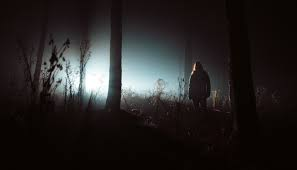
#> input picture HistogramEqualization/images.jpg, 297 x 170 px
$ python equal1.py
#> lines starting #> are read from the running program, lines starting #| are printed output that depends on the picture
import matplotlib.pyplot as plt
import numpy as np
from PIL import Image

#Load image
img = Image.open('images.jpg')
#> img is the input picture: PIL image 297x170 RGB; mean R, G, B 38.2, 35, 34.2

#Convert image to grayscale
img = img.convert('L')
#> img: PIL image 297x170 L

#Calculate histogram for grayscale picture
def HistEqualization(img):
    width, height = img.size
#> width = 297; height = 170
    histogram = [0] * 256
    for y in range(height):
        for x in range(width):
            pixel_value = img.getpixel((x,y))
            histogram[pixel_value] += 1
#> after the loop, histogram = 256 values, max 7492 at index 5, min 2 at index 0, mean 197.2

    #Calculate CDF
    cdf = [0] * 256
    cdf[0] = histogram[0]
    for i in range(1,256):
        cdf[i] = cdf[i - 1] + histogram[i] #Formula to calculate CDF
#> after the loop, cdf = 256 values from 2 to 50490

    #Normalize CDF
    cdf_min = min(cdf)
#> cdf_min = 2
    total_pixels = width * height
#> total_pixels = 50490
    cdf_normalized = [(cdf[i] - cdf_min) / (total_pixels - cdf_min) * 255 for i in range(256)]
#> cdf_normalized = 256 values from 0 to 255

    #Look up table to match old pixel value to new pixel value
    lut = [int(val) for val in cdf_normalized]
#> lut = 256 values from 0 to 255

    #Create new image
    img_eq = Image.new('L', (width, height))
#> img_eq: PIL image 297x170 L; every value is 0
    for y in range(height):
        for x in range(width):
            img_eq.putpixel((x, y), lut[img.getpixel((x, y))])
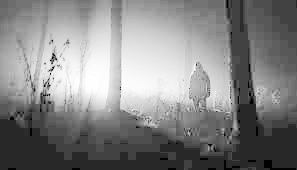
#> img_eq: PIL image 297x170 L; min 0, max 255, mean 132.5

    return img_eq

def calHist(img):
    width, height = img.size
#> width = 297; height = 170
    histogram = [0] * 256
    for y in range(height):
        for x in range(width):
            pixel_value = img.getpixel((x, y))
            histogram[pixel_value] += 1

    return histogram

img_eq = HistEqualization(img)

#Show original image
plt.figure(figsize=(12, 6))
plt.subplot(2, 2, 1)
plt.imshow(img, cmap='gray', interpolation='nearest')
plt.title('Original Image')
plt.axis('off')

#Show equalized image
plt.subplot(2, 2, 2)
plt.imshow(img_eq, cmap='gray', interpolation='nearest')
plt.title('Equalized Image')
plt.axis('off')

#Show histogram of Original Image
hist1 = calHist(img)
#> hist1 has the same summary as histogram in HistEqualization
plt.subplot(2, 2, 3)
plt.bar(range(256), hist1, color ='gray')
plt.title('Grayscale Histogram of Original image')
plt.xlabel('Pixel value')
plt.ylabel('Frequency')


#Show histogram of Equalized Image
hist2 = calHist(img_eq)
#> hist2 = 256 values, max 7492 at index 40, min 0 at index 1, mean 197.2
plt.subplot(2, 2, 4)
plt.bar(range(256), hist2, color ='gray')
plt.title('Grayscale Histogram of Equalized image')
plt.xlabel('Pixel value')
plt.ylabel('Frequency')

plt.show()
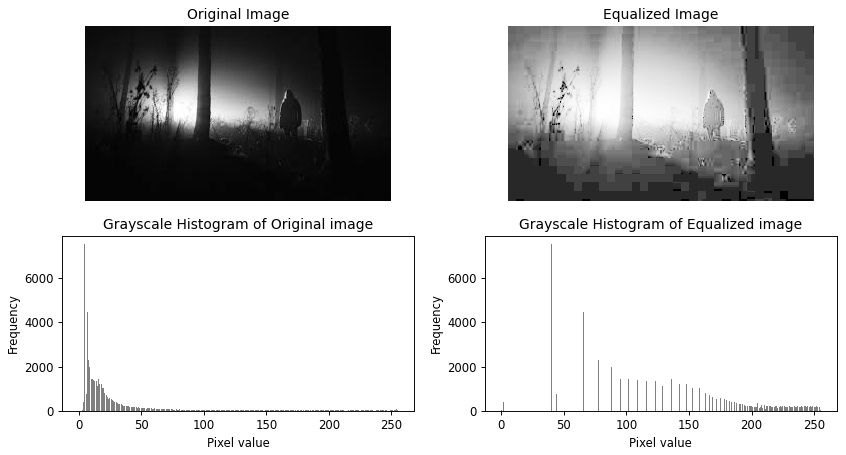
#> figure drawn by matplotlib, 4 panels; panel 3: tallest bar 7492 high, from x = 4.6 to 5.4; panel 4: tallest bar 7492 high, from x = 39.6 to 40.4
